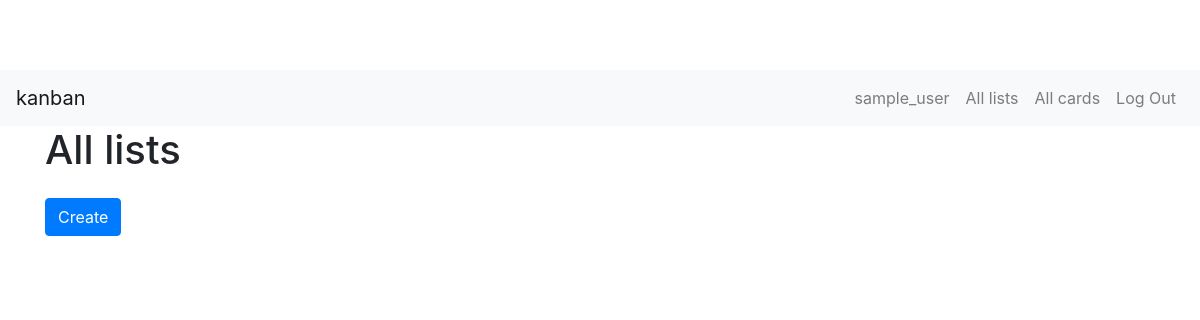
The page /kanban/lists/ (signed in) on the database as committed earlier.
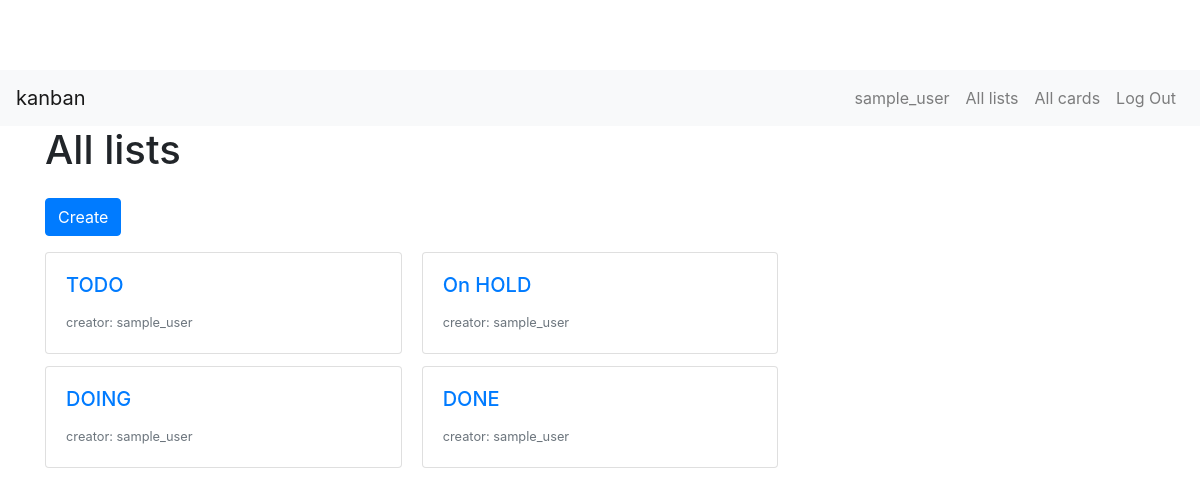
The same page on the database as committed later.
### kanban/models.py (models this page shows, shortened)
class List(models.Model):
    title = models.CharField(max_length=200)
    user = models.ForeignKey(User, on_delete=models.CASCADE)

### kanban/views.py (the view)
# urls.py: path("lists/", views.ListListView.as_view(), name="lists_list"),
class ListListView(LoginRequiredMixin, ListView):
    model = List
    template_name = "kanban/lists/list.html"

### kanban/templates/kanban/lists/list.html
{% extends "kanban/base.html" %}
{% block content %}
<div class="container">
  <h1>All lists</h1>
  <a class="btn btn-primary my-3" href="{% url 'kanban:lists_create' %}" role="button">Create</a>
  <div class="card-columns">
    {% for list in list_list %}
    <a href="{% url 'kanban:lists_detail' list.pk %}" class="card">
      <div class="card-body">
        <h5 class="card-title">{{ list.title }}</h5>
        <footer>
          <small class="text-muted">creator: {{ list.user.username }}</small>
        </footer>
      </div>
    </a>
    {% endfor %}
  </div>
</div>
{% endblock %}

### kanban/templates/kanban/base.html (shortened to what this page needs)
{% load static %}
<!doctype html>
<html lang="en">
  <head>
    <link rel="stylesheet" href="https://stackpath.bootstrapcdn.com/bootstrap/4.3.1/css/bootstrap.min.css">
    <link href="https://use.fontawesome.com/releases/v5.6.1/css/all.css" rel="stylesheet">
    <link rel="stylesheet" type="text/css" href="{% static 'kanban/custom.css' %}">
  </head>
  <body>
    <header>
      <nav class="navbar navbar-expand-lg navbar-light bg-light">
        {% if request.user.is_authenticated %}
        <a class="navbar-brand" href="{% url 'kanban:home' %}">kanban</a>
        {% else %}
        <a class="navbar-brand" href="{% url 'kanban:index' %}">kanban</a>
        {% endif %}
        <div class="collapse navbar-collapse" id="navbarSupportedContent">
          <ul class="navbar-nav">
            {% if request.user.is_authenticated %}
            <li class="nav-item">
              <a class="nav-link" href="{% url 'kanban:users_detail' request.user.pk %}">{{ request.user.username }}</a>
            </li>
            <li class="nav-item">
              <a class="nav-link" href="{% url 'kanban:lists_list' %}">All lists</a>
            </li>
            <li class="nav-item">
              <a class="nav-link" href="{% url 'kanban:cards_list' %}">All cards</a>
            </li>
            <li class="nav-item">
              <a class="nav-link" href="{% url 'logout' %}">Log Out</a>
            </li>
            {% endif %}
          </ul>
        </div>
      </nav>
    </header>
    <main>
      {% block content %}
      {% endblock %}
    </main>
  </body>
</html>

### kanban/static/kanban/custom.css (style rules this page uses)
body { padding-top: 70px; }

Rows that differ between the two databases and show on the page:
added List: title "TODO", user.username "sample_user"
added List: title "DOING", user.username "sample_user"
added List: title "On HOLD", user.username "sample_user"
added List: title "DONE", user.username "sample_user"
